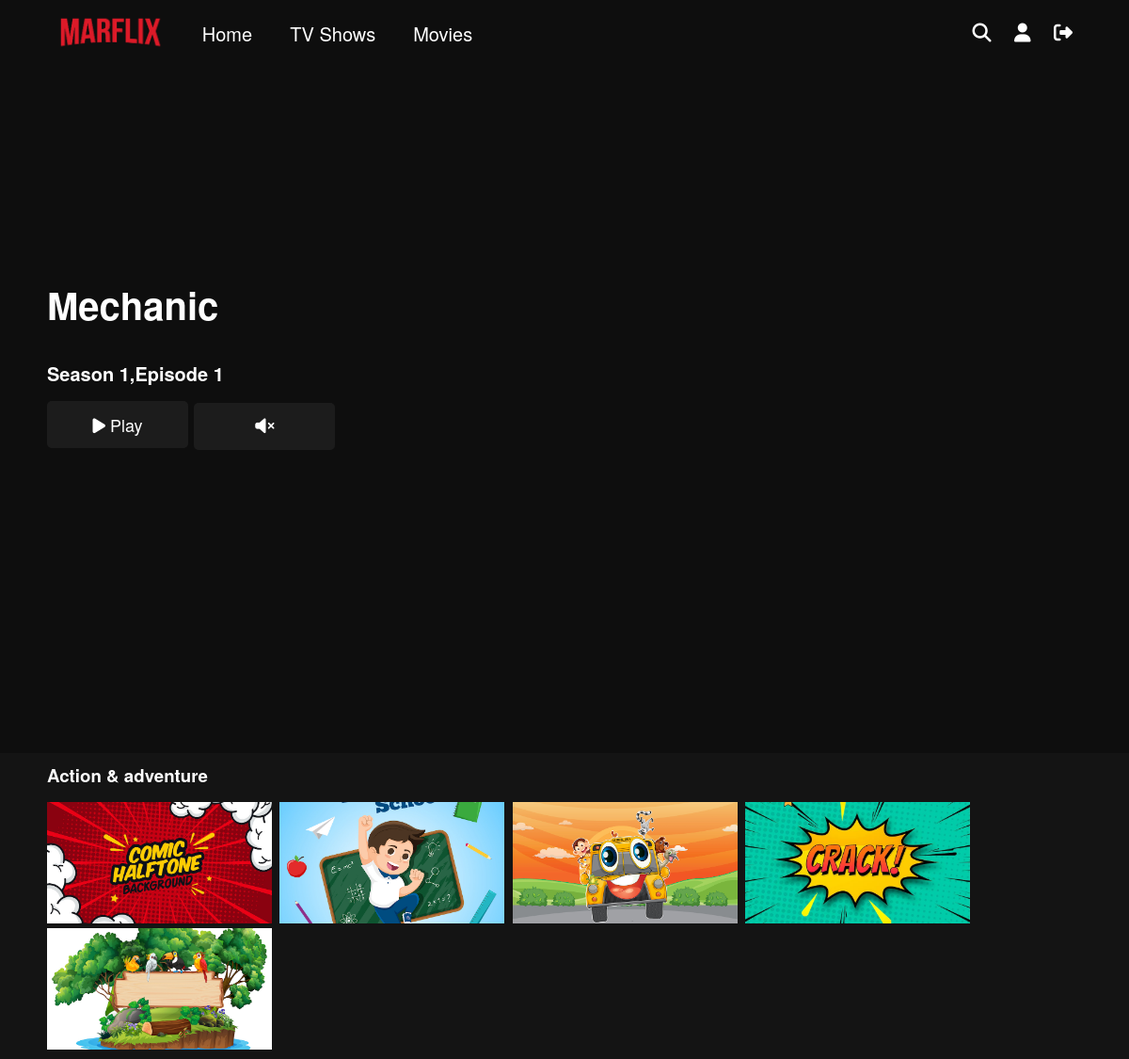
The page /category.php?id=1 (signed in) on the database its author committed.
### tables this page shows
CREATE TABLE `entities` (
  `id` int(11) NOT NULL,
  `name` varchar(250) NOT NULL,
  `thumbnail` varchar(250) NOT NULL,
  `preview` varchar(250) NOT NULL,
  `categoryId` int(11) NOT NULL
);

CREATE TABLE `videos` (
  `id` int(11) NOT NULL,
  `title` varchar(70) NOT NULL,
  `description` varchar(1000) NOT NULL,
  `filePath` varchar(250) NOT NULL,
  `isMovie` tinyint(1) NOT NULL,
  `uploadDate` datetime NOT NULL DEFAULT current_timestamp(),
  `releaseDate` date NOT NULL,
  `views` int(11) NOT NULL DEFAULT 0,
  `duration` varchar(10) NOT NULL,
  `season` int(11) DEFAULT 0,
  `episode` int(11) DEFAULT 0,
  `entityId` int(11) NOT NULL
);

CREATE TABLE `categories` (
  `id` int(11) NOT NULL,
  `name` varchar(50) NOT NULL
);

### includes/classes/Entity.php (called while the page is built, shortened)
<?php
class Entity{
    private $sqlData;
        public function __construct($con,$input){
            $this->con=$con;
            if(is_array($input)){
                $this->sqlData=$input;
            }
            else{
                $query=$this->con->prepare("select * from entities where id=:id");
                $query->bindValue(":id",$input);
                $query->execute();
                $this->sqlData=$query->fetch(PDO::FETCH_ASSOC);
            }
        }
        public function getId(){
            return $this->sqlData["id"];
        }
        public function getName(){
            return $this->sqlData["name"];
        }
        public function getThumbnail(){
            return $this->sqlData["thumbnail"];
        }
        public function getPreview(){
            return $this->sqlData["preview"];
        }
}
?>

### includes/classes/EntityProvider.php (called while the page is built, shortened)
<?php
class EntityProvider{
    public static function getEntity($con,$categoryId,$limit){
        $sql="Select * from entities ";
        if($categoryId!=null){
            $sql .="where categoryId=:categoryId ";
        }
        $sql.="ORDER BY RAND() LIMIT :limit";
        $query=$con->prepare($sql);
        IF($categoryId!=null){
            $query->bindValue(":categoryId",$categoryId);
        }
        $query->bindValue(":limit",$limit,PDO::PARAM_INT);
        $query->execute();
        $result=array();
        while($row=$query->fetch(PDO::FETCH_ASSOC)){
            $result[]=new Entity($con,$row);
        }
        return $result;
    }
    public static function getTVShowEntity($con,$categoryId,$limit){
        $sql="Select DISTINCT(entities.id) from entities
              inner join videos
              on entities.id=videos.entityId
              where videos.isMovie=0 ";
        if($categoryId!=null){
            $sql .="and categoryId=:categoryId ";
        }
        $sql.="ORDER BY RAND() LIMIT :limit";
        $query=$con->prepare($sql);
        IF($categoryId!=null){
            $query->bindValue(":categoryId",$categoryId);
        }
        $query->bindValue(":limit",$limit,PDO::PARAM_INT);
        $query->execute();
        $result=array();
        while($row=$query->fetch(PDO::FETCH_ASSOC)){
            $result[]=new Entity($con,$row["id"]);
        }
        return $result;
    }
}
?>

### category.php (called while the page is built, shortened)
<?php
require_once("includes/header.php");
$preview=new PreviewProvider($con,$userLoggedIn);
$preview->createCategoryPreviewVideo($_GET["id"]);
$category=new CategoryContainer($con,$userLoggedIn);
$category->showCategories($_GET["id"]);
?>

### includes/classes/VideoProvider.php (called while the page is built, shortened)
<?php
class VideoProvider
{
    public static function getEntityVideoForUser($con, $entityId, $username)
    {
        $query = $con->prepare("Select videoId from videoprogress
                                inner join videos
                                on videoprogress.videoId=videos.id
                                where videos.entityId=:entityId
                                and videoprogress.username=:username
                                order BY videoprogress.dateModified DESC limit 1;");
        $query->bindValue(":entityId", $entityId);
        $query->bindValue(":username", $username);
        $query->execute();
        if ($query->rowCount() == 0) {
            $query = $con->prepare("Select id from videos
                                   where entityId=:entityId
                                   order by season,episode ASC limit 1");
            $query->bindValue(":entityId", $entityId);
            $query->execute();
        }
        return $query->fetchColumn();
    }
}
?>

### includes/classes/Video.php (called while the page is built, shortened)
<?php
class Video{
    private $con;
    private $sqlData;
        public function __construct($con,$input){
            $this->con=$con;
            if(is_array($input)){
                $this->sqlData=$input;
            }
            else{
                $query=$this->con->prepare("select * from videos where id=:id");
                $query->bindValue(":id",$input);
                $query->execute();
                $this->sqlData=$query->fetch(PDO::FETCH_ASSOC);
            }
            $this->entity=new Entity($con,$this->sqlData["entityId"]);
        }
        public function getId(){
            return $this->sqlData["id"];
        }
        public function getEpisodeNumber(){
            return $this->sqlData["episode"];
        }
        public function getSeasonNumber(){
            return $this->sqlData["season"];
        }
        public function getSeasonAndEpisode(){
            $season=$this->getSeasonNumber();
            $episode=$this->getEpisodeNumber();
            return "Season $season,Episode $episode";
        }
        public function isMovie(){
            return $this->sqlData["isMovie"]==1;
        }
        public function isInProgress($username){
            $query=$this->con->prepare("Select * from videoprogress where videoId=:videoId and username=:username");
            $query->bindValue(":videoId",$this->getId());
            $query->bindValue(":username",$username);
            $query->execute();
            return $query->rowCount()!=0;
        }
}
?>

### includes/classes/PreviewProvider.php (the view, shortened to what this page needs)
<?php
class PreviewProvider
{
    private $con;
    private $username;
    public function __construct($con, $userName)
    {
        $this->con = $con;
        $this->username = $userName;
    }
    public function createCategoryPreviewVideo($categoryId){
        $entitiesArray=EntityProvider::getTVShowEntity($this->con,$categoryId,1);
        return $this->createPreviewVideo($entitiesArray[0]);
    }
    public function createPreviewVideo($entity)
    {
        $id = $entity->getId();
        $name = $entity->getName();
        $thumbnail = $entity->getThumbnail();
        $preview = $entity->getPreview();
        $videoId=VideoProvider::getEntityVideoForUser($this->con,$id,$this->username);
        $video=new Video($this->con,$videoId);
        $seasonEpisode=$video->getSeasonAndEpisode();
        $subHeading=$video->isMovie()?"":"<h4>$seasonEpisode</h4>";
        $isProgress=$video->isInProgress($this->username);
        $playButtonText=$isProgress?"Continue Watching":"Play";
        echo "<div class='previewContainer'>
                    <img src='$thumbnail' class='previewImage' hidden>
                    <video autoplay muted class='previewVideo' onended='previewEnded()'>
                        <source src='$preview' >
                    </video>
                    <div class='previewOverlay'>
                        <div class='mainDetails'>
                            <h1>$name</h1>
                            $subHeading
                            <div class='buttons'>
                                <button onclick='watchVideo($videoId)'><i class='fas fa-play'></i> $playButtonText</button>
                                <button onClick='volumeToggle(this)'><i class='fas fa-volume-mute'></i></button>
                            </div>
                        </div>
                    </div>
                </div>";
    }
    public function createEntityPreviewSquare($entity){
        $id=$entity->getId();
        $thumbnail=$entity->getThumbnail();
        $name=$entity->getName();
        return "<a href='entity.php?id=$id'>
                    <div class='previewContainer small'>
                        <img src='$thumbnail' title='$name'>
                    </div>
                </a>";
    }
}
?>

### includes/classes/CategoryContainer.php (shortened to what this page needs)
<?php
class CategoryContainer
{
    private $con;
    private $username;
    public function __construct($con, $username)
    {
        $this->con = $con;
        $this->username = $username;
    }
    public function showCategories($categoryId, $title = null)
    {
        $query = $this->con->prepare("Select * from categories where id=:id");
        $query->bindValue(":id", $categoryId);
        $query->execute();
        $html = "<div class='categoryContainer noScroll'>";
        while ($row = $query->fetch(PDO::FETCH_ASSOC)) {
            $html .= $this->getCategoryHtml($row, $title, true, true);
        }
        echo $html . "</div>";
    }
    private function getCategoryHtml($sqlData, $title, $tvShows, $movies)
    {
        $categoryId = $sqlData["id"];
        $title = $title == null ? $sqlData["name"] : $title;
        if ($tvShows && $movies) {
            $entities = EntityProvider::getEntity($this->con, $categoryId, 30);
        } else if ($tvShows) {
            $entities = EntityProvider::getTVShowEntity($this->con, $categoryId, 30);
        } else {
            $entities = EntityProvider::getMovieEntity($this->con, $categoryId, 30);
        }
        $entitiesHtml = "";
        $previewProvider = new PreviewProvider($this->con, $this->username);
        foreach ($entities as $entity) {
            $entitiesHtml .= $previewProvider->createEntityPreviewSquare($entity);
        }
        return "<div class='category'>
                    <h3><a href='category.php?id=$categoryId'>
                        $title
                    </a></h3>
                    <div class='entities'>
                        $entitiesHtml
                    </div>
                </div>";
    }
}
?>

### assets/styles/style.css (style rules this page uses)
* { margin: 0; padding: 0; box-sizing: border-box; font-family: Netflix Sans, Helvetica Neue, Segoe UI, Roboto, Ubuntu, sans-serif; }
h3 { color: #e5e5e5; margin-bottom: 15px; text-decoration: none; }
a { text-decoration: none; color: #fff; }
.previewContainer { position: relative; display: flex; }
.previewContainer.small { width: 239px; height: 129px; margin-right: 4px; display: inline-flex; }
.previewContainer.small img { width: 100%; height: 100%; object-fit: cover; }
.previewVideo, .previewImage { width: 100%; height: 100vh; object-fit: cover; }
.previewOverlay { background-color: rgba(0, 0, 0, 0.3); width: 100%; height: 100%; position: absolute; }
.mainDetails { position: relative; top: 35%; margin-left: 50px; display: flex; flex-direction: column; }
.previewOverlay .mainDetails h1 { font-size: 40px; margin: 15px 0; color: #fff; }
.previewOverlay .mainDetails h4 { font-size: 20px; margin: 15px 0; color: #fff; }
.mainDetails .buttons button { min-width: 150px; height: 50px; max-height: 50px; background-color: rgba(51, 51, 51, .4); border: none; outline: none; border-radius: 5px; color: #fff; font-size: 18px; margin-right: 2px; margin-bottom: 18px; padding: 0 38px; cursor: pointer; }
.category { display: flex; flex-direction: column; padding: 10px 0; }
.entities, .videos { overflow-x: auto; overflow-y: hidden; white-space: nowrap; }
.categoryContainer { padding: 0 50px; }
.categoryContainer.noScroll .category .entities { white-space: normal; }

### rows shown on the page
entities: name "Mechanic", thumbnail (picture)
videos: seasonEpisode "Season 1,Episode 1"
categories: name "Action & adventure"
entities: thumbnail (picture)
entities: thumbnail (picture)
entities: thumbnail (picture)
entities: thumbnail (picture)

### other values the page prints
$playButtonText "Play"
